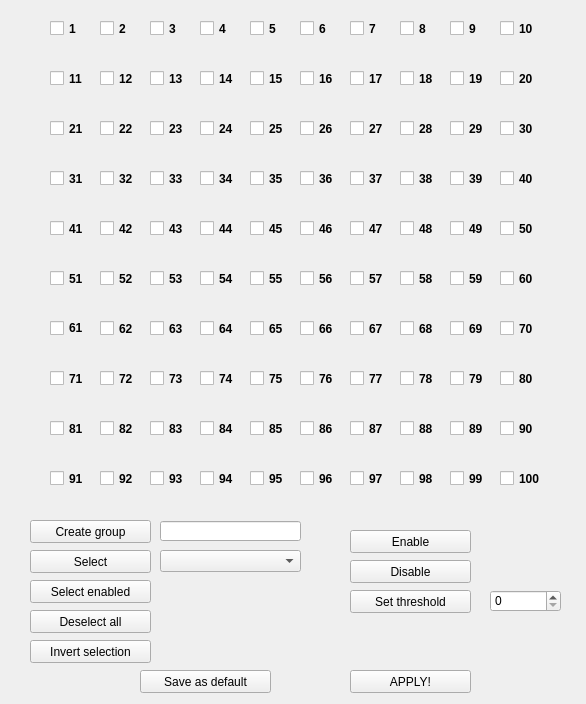
<?xml version="1.0" encoding="UTF-8"?>
<ui version="4.0">
 <class>Form</class>
 <widget class="QWidget" name="Form">
  <property name="geometry">
   <rect>
    <x>0</x>
    <y>0</y>
    <width>586</width>
    <height>704</height>
   </rect>
  </property>
  <property name="windowTitle">
   <string>Form</string>
  </property>
  <widget class="QCheckBox" name="check_cell_1">
   <property name="geometry">
    <rect>
     <x>50</x>
     <y>20</y>
     <width>41</width>
     <height>17</height>
    </rect>
   </property>
   <property name="palette">
    <palette>
     <active>
      <colorrole role="Text">
       <brush brushstyle="SolidPattern">
        <color alpha="255">
         <red>0</red>
         <green>0</green>
         <blue>0</blue>
        </color>
       </brush>
      </colorrole>
     </active>
     <inactive>
      <colorrole role="Text">
       <brush brushstyle="SolidPattern">
        <color alpha="255">
         <red>0</red>
         <green>0</green>
         <blue>0</blue>
        </color>
       </brush>
      </colorrole>
     </inactive>
     <disabled>
      <colorrole role="Text">
       <brush brushstyle="SolidPattern">
        <color alpha="255">
         <red>120</red>
         <green>120</green>
         <blue>120</blue>
        </color>
       </brush>
      </colorrole>
     </disabled>
    </palette>
   </property>
   <property name="font">
    <font>
     <family>MS Shell Dlg 2</family>
     <weight>75</weight>
     <bold>true</bold>
     <underline>false</underline>
     <strikeout>false</strikeout>
    </font>
   </property>
   <property name="autoFillBackground">
    <bool>false</bool>
   </property>
   <property name="text">
    <string>1</string>
   </property>
  </widget>
  <widget class="QCheckBox" name="check_cell_2">
   <property name="geometry">
    <rect>
     <x>100</x>
     <y>20</y>
     <width>41</width>
     <height>17</height>
    </rect>
   </property>
   <property name="font">
    <font>
     <weight>75</weight>
     <bold>true</bold>
    </font>
   </property>
   <property name="text">
    <string>2</string>
   </property>
  </widget>
  <widget class="QCheckBox" name="check_cell_3">
   <property name="geometry">
    <rect>
     <x>150</x>
     <y>20</y>
     <width>41</width>
     <height>17</height>
    </rect>
   </property>
   <property name="font">
    <font>
     <weight>75</weight>
     <bold>true</bold>
    </font>
   </property>
   <property name="text">
    <string>3</string>
   </property>
  </widget>
  <widget class="QCheckBox" name="check_cell_5">
   <property name="geometry">
    <rect>
     <x>250</x>
     <y>20</y>
     <width>41</width>
     <height>17</height>
    </rect>
   </property>
   <property name="font">
    <font>
     <weight>75</weight>
     <bold>true</bold>
    </font>
   </property>
   <property name="text">
    <string>5</string>
   </property>
  </widget>
  <widget class="QCheckBox" name="check_cell_4">
   <property name="geometry">
    <rect>
     <x>200</x>
     <y>20</y>
     <width>41</width>
     <height>17</height>
    </rect>
   </property>
   <property name="font">
    <font>
     <weight>75</weight>
     <bold>true</bold>
    </font>
   </property>
   <property name="text">
    <string>4</string>
   </property>
  </widget>
  <widget class="QCheckBox" name="check_cell_6">
   <property name="geometry">
    <rect>
     <x>300</x>
     <y>20</y>
     <width>41</width>
     <height>17</height>
    </rect>
   </property>
   <property name="font">
    <font>
     <weight>75</weight>
     <bold>true</bold>
    </font>
   </property>
   <property name="text">
    <string>6</string>
   </property>
  </widget>
  <widget class="QCheckBox" name="check_cell_7">
   <property name="geometry">
    <rect>
     <x>350</x>
     <y>20</y>
     <width>41</width>
     <height>17</height>
    </rect>
   </property>
   <property name="font">
    <font>
     <weight>75</weight>
     <bold>true</bold>
    </font>
   </property>
   <property name="text">
    <string>7</string>
   </property>
  </widget>
  <widget class="QCheckBox" name="check_cell_8">
   <property name="geometry">
    <rect>
     <x>400</x>
     <y>20</y>
     <width>41</width>
     <height>17</height>
    </rect>
   </property>
   <property name="font">
    <font>
     <weight>75</weight>
     <bold>true</bold>
    </font>
   </property>
   <property name="text">
    <string>8</string>
   </property>
  </widget>
  <widget class="QCheckBox" name="check_cell_9">
   <property name="geometry">
    <rect>
     <x>450</x>
     <y>20</y>
     <width>41</width>
     <height>17</height>
    </rect>
   </property>
   <property name="font">
    <font>
     <weight>75</weight>
     <bold>true</bold>
    </font>
   </property>
   <property name="text">
    <string>9</string>
   </property>
  </widget>
  <widget class="QCheckBox" name="check_cell_10">
   <property name="geometry">
    <rect>
     <x>500</x>
     <y>20</y>
     <width>41</width>
     <height>17</height>
    </rect>
   </property>
   <property name="font">
    <font>
     <weight>75</weight>
     <bold>true</bold>
    </font>
   </property>
   <property name="text">
    <string>10</string>
   </property>
  </widget>
  <widget class="QCheckBox" name="check_cell_11">
   <property name="geometry">
    <rect>
     <x>50</x>
     <y>70</y>
     <width>41</width>
     <height>17</height>
    </rect>
   </property>
   <property name="font">
    <font>
     <weight>75</weight>
     <bold>true</bold>
    </font>
   </property>
   <property name="text">
    <string>11</string>
   </property>
  </widget>
  <widget class="QCheckBox" name="check_cell_12">
   <property name="geometry">
    <rect>
     <x>100</x>
     <y>70</y>
     <width>41</width>
     <height>17</height>
    </rect>
   </property>
   <property name="font">
    <font>
     <weight>75</weight>
     <bold>true</bold>
    </font>
   </property>
   <property name="text">
    <string>12</string>
   </property>
  </widget>
  <widget class="QCheckBox" name="check_cell_13">
   <property name="geometry">
    <rect>
     <x>150</x>
     <y>70</y>
     <width>41</width>
     <height>17</height>
    </rect>
   </property>
   <property name="font">
    <font>
     <weight>75</weight>
     <bold>true</bold>
    </font>
   </property>
   <property name="text">
    <string>13</string>
   </property>
  </widget>
  <widget class="QCheckBox" name="check_cell_14">
   <property name="geometry">
    <rect>
     <x>200</x>
     <y>70</y>
     <width>41</width>
     <height>17</height>
    </rect>
   </property>
   <property name="font">
    <font>
     <weight>75</weight>
     <bold>true</bold>
    </font>
   </property>
   <property name="text">
    <string>14</string>
   </property>
  </widget>
  <widget class="QCheckBox" name="check_cell_15">
   <property name="geometry">
    <rect>
     <x>250</x>
     <y>70</y>
     <width>41</width>
     <height>17</height>
    </rect>
   </property>
   <property name="font">
    <font>
     <weight>75</weight>
     <bold>true</bold>
    </font>
   </property>
   <property name="text">
    <string>15</string>
   </property>
  </widget>
  <widget class="QCheckBox" name="check_cell_16">
   <property name="geometry">
    <rect>
     <x>300</x>
     <y>70</y>
     <width>41</width>
     <height>17</height>
    </rect>
   </property>
   <property name="font">
    <font>
     <weight>75</weight>
     <bold>true</bold>
    </font>
   </property>
   <property name="text">
    <string>16</string>
   </property>
  </widget>
  <widget class="QCheckBox" name="check_cell_17">
   <property name="geometry">
    <rect>
     <x>350</x>
     <y>70</y>
     <width>41</width>
     <height>17</height>
    </rect>
   </property>
   <property name="font">
    <font>
     <weight>75</weight>
     <bold>true</bold>
    </font>
   </property>
   <property name="text">
    <string>17</string>
   </property>
  </widget>
  <widget class="QCheckBox" name="check_cell_18">
   <property name="geometry">
    <rect>
     <x>400</x>
     <y>70</y>
     <width>41</width>
     <height>17</height>
    </rect>
   </property>
   <property name="font">
    <font>
     <weight>75</weight>
     <bold>true</bold>
    </font>
   </property>
   <property name="text">
    <string>18</string>
   </property>
  </widget>
  <widget class="QCheckBox" name="check_cell_19">
   <property name="geometry">
    <rect>
     <x>450</x>
     <y>70</y>
     <width>41</width>
     <height>17</height>
    </rect>
   </property>
   <property name="font">
    <font>
     <weight>75</weight>
     <bold>true</bold>
    </font>
   </property>
   <property name="text">
    <string>19</string>
   </property>
  </widget>
  <widget class="QCheckBox" name="check_cell_20">
   <property name="geometry">
    <rect>
     <x>500</x>
     <y>70</y>
     <width>41</width>
     <height>17</height>
    </rect>
   </property>
   <property name="font">
    <font>
     <weight>75</weight>
     <bold>true</bold>
    </font>
   </property>
   <property name="text">
    <string>20</string>
   </property>
  </widget>
  <widget class="QCheckBox" name="check_cell_21">
   <property name="geometry">
    <rect>
     <x>50</x>
     <y>120</y>
     <width>41</width>
     <height>17</height>
    </rect>
   </property>
   <property name="font">
    <font>
     <weight>75</weight>
     <bold>true</bold>
    </font>
   </property>
   <property name="text">
    <string>21</string>
   </property>
  </widget>
  <widget class="QCheckBox" name="check_cell_22">
   <property name="geometry">
    <rect>
     <x>100</x>
     <y>120</y>
     <width>41</width>
     <height>17</height>
    </rect>
   </property>
   <property name="font">
    <font>
     <weight>75</weight>
     <bold>true</bold>
    </font>
   </property>
   <property name="text">
    <string>22</string>
   </property>
  </widget>
  <widget class="QCheckBox" name="check_cell_23">
   <property name="geometry">
    <rect>
     <x>150</x>
     <y>120</y>
     <width>41</width>
     <height>17</height>
    </rect>
   </property>
   <property name="font">
    <font>
     <weight>75</weight>
     <bold>true</bold>
    </font>
   </property>
   <property name="text">
    <string>23</string>
   </property>
  </widget>
  <widget class="QCheckBox" name="check_cell_24">
   <property name="geometry">
    <rect>
     <x>200</x>
     <y>120</y>
     <width>41</width>
     <height>17</height>
    </rect>
   </property>
   <property name="font">
    <font>
     <weight>75</weight>
     <bold>true</bold>
    </font>
   </property>
   <property name="text">
    <string>24</string>
   </property>
  </widget>
  <widget class="QCheckBox" name="check_cell_25">
   <property name="geometry">
    <rect>
     <x>250</x>
     <y>120</y>
     <width>41</width>
     <height>17</height>
    </rect>
   </property>
   <property name="font">
    <font>
     <weight>75</weight>
     <bold>true</bold>
    </font>
   </property>
   <property name="text">
    <string>25</string>
   </property>
  </widget>
  <widget class="QCheckBox" name="check_cell_26">
   <property name="geometry">
    <rect>
     <x>300</x>
     <y>120</y>
     <width>41</width>
     <height>17</height>
    </rect>
   </property>
   <property name="font">
    <font>
     <weight>75</weight>
     <bold>true</bold>
    </font>
   </property>
   <property name="text">
    <string>26</string>
   </property>
  </widget>
  <widget class="QCheckBox" name="check_cell_27">
   <property name="geometry">
    <rect>
     <x>350</x>
     <y>120</y>
     <width>41</width>
     <height>17</height>
    </rect>
   </property>
   <property name="font">
    <font>
     <weight>75</weight>
     <bold>true</bold>
    </font>
   </property>
   <property name="text">
    <string>27</string>
   </property>
  </widget>
  <widget class="QCheckBox" name="check_cell_28">
   <property name="geometry">
    <rect>
     <x>400</x>
     <y>120</y>
     <width>41</width>
     <height>17</height>
    </rect>
   </property>
   <property name="font">
    <font>
     <weight>75</weight>
     <bold>true</bold>
    </font>
   </property>
   <property name="text">
    <string>28</string>
   </property>
  </widget>
  <widget class="QCheckBox" name="check_cell_29">
   <property name="geometry">
    <rect>
     <x>450</x>
     <y>120</y>
     <width>41</width>
     <height>17</height>
    </rect>
   </property>
   <property name="font">
    <font>
     <weight>75</weight>
     <bold>true</bold>
    </font>
   </property>
   <property name="text">
    <string>29</string>
   </property>
  </widget>
  <widget class="QCheckBox" name="check_cell_30">
   <property name="geometry">
    <rect>
     <x>500</x>
     <y>120</y>
     <width>41</width>
     <height>17</height>
    </rect>
   </property>
   <property name="font">
    <font>
     <weight>75</weight>
     <bold>true</bold>
    </font>
   </property>
   <property name="text">
    <string>30</string>
   </property>
  </widget>
  <widget class="QCheckBox" name="check_cell_31">
   <property name="geometry">
    <rect>
     <x>50</x>
     <y>170</y>
     <width>41</width>
     <height>17</height>
    </rect>
   </property>
   <property name="font">
    <font>
     <weight>75</weight>
     <bold>true</bold>
    </font>
   </property>
   <property name="text">
    <string>31</string>
   </property>
  </widget>
  <widget class="QCheckBox" name="check_cell_32">
   <property name="geometry">
    <rect>
     <x>100</x>
     <y>170</y>
     <width>41</width>
     <height>17</height>
    </rect>
   </property>
   <property name="font">
    <font>
     <weight>75</weight>
     <bold>true</bold>
    </font>
   </property>
   <property name="text">
    <string>32</string>
   </property>
  </widget>
  <widget class="QCheckBox" name="check_cell_33">
   <property name="geometry">
    <rect>
     <x>150</x>
     <y>170</y>
     <width>41</width>
     <height>17</height>
    </rect>
   </property>
   <property name="font">
    <font>
     <weight>75</weight>
     <bold>true</bold>
    </font>
   </property>
   <property name="text">
    <string>33</string>
   </property>
  </widget>
  <widget class="QCheckBox" name="check_cell_34">
   <property name="geometry">
    <rect>
     <x>200</x>
     <y>170</y>
     <width>41</width>
     <height>17</height>
    </rect>
   </property>
   <property name="font">
    <font>
     <weight>75</weight>
     <bold>true</bold>
    </font>
   </property>
   <property name="text">
    <string>34</string>
   </property>
  </widget>
  <widget class="QCheckBox" name="check_cell_35">
   <property name="geometry">
    <rect>
     <x>250</x>
     <y>170</y>
     <width>41</width>
     <height>17</height>
    </rect>
   </property>
   <property name="font">
    <font>
     <weight>75</weight>
     <bold>true</bold>
    </font>
   </property>
   <property name="text">
    <string>35</string>
   </property>
  </widget>
  <widget class="QCheckBox" name="check_cell_36">
   <property name="geometry">
    <rect>
     <x>300</x>
     <y>170</y>
     <width>41</width>
     <height>17</height>
    </rect>
   </property>
   <property name="font">
    <font>
     <weight>75</weight>
     <bold>true</bold>
    </font>
   </property>
   <property name="text">
    <string>36</string>
   </property>
  </widget>
  <widget class="QCheckBox" name="check_cell_37">
   <property name="geometry">
    <rect>
     <x>350</x>
     <y>170</y>
     <width>41</width>
     <height>17</height>
    </rect>
   </property>
   <property name="font">
    <font>
     <weight>75</weight>
     <bold>true</bold>
    </font>
   </property>
   <property name="text">
    <string>37</string>
   </property>
  </widget>
  <widget class="QCheckBox" name="check_cell_38">
   <property name="geometry">
    <rect>
     <x>400</x>
     <y>170</y>
     <width>41</width>
     <height>17</height>
    </rect>
   </property>
   <property name="font">
    <font>
     <weight>75</weight>
     <bold>true</bold>
    </font>
   </property>
   <property name="text">
    <string>38</string>
   </property>
  </widget>
  <widget class="QCheckBox" name="check_cell_39">
   <property name="geometry">
    <rect>
     <x>450</x>
     <y>170</y>
     <width>41</width>
     <height>17</height>
    </rect>
   </property>
   <property name="font">
    <font>
     <weight>75</weight>
     <bold>true</bold>
    </font>
   </property>
   <property name="text">
    <string>39</string>
   </property>
  </widget>
  <widget class="QCheckBox" name="check_cell_40">
   <property name="geometry">
    <rect>
     <x>500</x>
     <y>170</y>
     <width>41</width>
     <height>17</height>
    </rect>
   </property>
   <property name="font">
    <font>
     <weight>75</weight>
     <bold>true</bold>
    </font>
   </property>
   <property name="text">
    <string>40</string>
   </property>
  </widget>
  <widget class="QCheckBox" name="check_cell_41">
   <property name="geometry">
    <rect>
     <x>50</x>
     <y>220</y>
     <width>41</width>
     <height>17</height>
    </rect>
   </property>
   <property name="font">
    <font>
     <weight>75</weight>
     <bold>true</bold>
    </font>
   </property>
   <property name="text">
    <string>41</string>
   </property>
  </widget>
  <widget class="QCheckBox" name="check_cell_42">
   <property name="geometry">
    <rect>
     <x>100</x>
     <y>220</y>
     <width>41</width>
     <height>17</height>
    </rect>
   </property>
   <property name="font">
    <font>
     <weight>75</weight>
     <bold>true</bold>
    </font>
   </property>
   <property name="text">
    <string>42</string>
   </property>
  </widget>
  <widget class="QCheckBox" name="check_cell_43">
   <property name="geometry">
    <rect>
     <x>150</x>
     <y>220</y>
     <width>41</width>
     <height>17</height>
    </rect>
   </property>
   <property name="font">
    <font>
     <weight>75</weight>
     <bold>true</bold>
    </font>
   </property>
   <property name="text">
    <string>43</string>
   </property>
  </widget>
  <widget class="QCheckBox" name="check_cell_44">
   <property name="geometry">
    <rect>
     <x>200</x>
     <y>220</y>
     <width>41</width>
     <height>17</height>
    </rect>
   </property>
   <property name="font">
    <font>
     <weight>75</weight>
     <bold>true</bold>
    </font>
   </property>
   <property name="text">
    <string>44</string>
   </property>
  </widget>
  <widget class="QCheckBox" name="check_cell_45">
   <property name="geometry">
    <rect>
     <x>250</x>
     <y>220</y>
     <width>41</width>
     <height>17</height>
    </rect>
   </property>
   <property name="font">
    <font>
     <weight>75</weight>
     <bold>true</bold>
    </font>
   </property>
   <property name="text">
    <string>45</string>
   </property>
  </widget>
  <widget class="QCheckBox" name="check_cell_46">
   <property name="geometry">
    <rect>
     <x>300</x>
     <y>220</y>
     <width>41</width>
     <height>17</height>
    </rect>
   </property>
   <property name="font">
    <font>
     <weight>75</weight>
     <bold>true</bold>
    </font>
   </property>
   <property name="text">
    <string>46</string>
   </property>
  </widget>
  <widget class="QCheckBox" name="check_cell_47">
   <property name="geometry">
    <rect>
     <x>350</x>
     <y>220</y>
     <width>41</width>
     <height>17</height>
    </rect>
   </property>
   <property name="font">
    <font>
     <weight>75</weight>
     <bold>true</bold>
    </font>
   </property>
   <property name="text">
    <string>47</string>
   </property>
  </widget>
  <widget class="QCheckBox" name="check_cell_48">
   <property name="geometry">
    <rect>
     <x>400</x>
     <y>220</y>
     <width>41</width>
     <height>17</height>
    </rect>
   </property>
   <property name="font">
    <font>
     <weight>75</weight>
     <bold>true</bold>
    </font>
   </property>
   <property name="text">
    <string>48</string>
   </property>
  </widget>
  <widget class="QCheckBox" name="check_cell_49">
   <property name="geometry">
    <rect>
     <x>450</x>
     <y>220</y>
     <width>41</width>
     <height>17</height>
    </rect>
   </property>
   <property name="font">
    <font>
     <weight>75</weight>
     <bold>true</bold>
    </font>
   </property>
   <property name="text">
    <string>49</string>
   </property>
  </widget>
  <widget class="QCheckBox" name="check_cell_50">
   <property name="geometry">
    <rect>
     <x>500</x>
     <y>220</y>
     <width>41</width>
     <height>17</height>
    </rect>
   </property>
   <property name="font">
    <font>
     <weight>75</weight>
     <bold>true</bold>
    </font>
   </property>
   <property name="text">
    <string>50</string>
   </property>
  </widget>
  <widget class="QCheckBox" name="check_cell_51">
   <property name="geometry">
    <rect>
     <x>50</x>
     <y>270</y>
     <width>41</width>
     <height>17</height>
    </rect>
   </property>
   <property name="font">
    <font>
     <weight>75</weight>
     <bold>true</bold>
    </font>
   </property>
   <property name="text">
    <string>51</string>
   </property>
  </widget>
  <widget class="QCheckBox" name="check_cell_52">
   <property name="geometry">
    <rect>
     <x>100</x>
     <y>270</y>
     <width>41</width>
     <height>17</height>
    </rect>
   </property>
   <property name="font">
    <font>
     <weight>75</weight>
     <bold>true</bold>
    </font>
   </property>
   <property name="text">
    <string>52</string>
   </property>
  </widget>
  <widget class="QCheckBox" name="check_cell_53">
   <property name="geometry">
    <rect>
     <x>150</x>
     <y>270</y>
     <width>41</width>
     <height>17</height>
    </rect>
   </property>
   <property name="font">
    <font>
     <weight>75</weight>
     <bold>true</bold>
    </font>
   </property>
   <property name="text">
    <string>53</string>
   </property>
  </widget>
  <widget class="QCheckBox" name="check_cell_54">
   <property name="geometry">
    <rect>
     <x>200</x>
     <y>270</y>
     <width>41</width>
     <height>17</height>
    </rect>
   </property>
   <property name="font">
    <font>
     <weight>75</weight>
     <bold>true</bold>
    </font>
   </property>
   <property name="text">
    <string>54</string>
   </property>
  </widget>
  <widget class="QCheckBox" name="check_cell_55">
   <property name="geometry">
    <rect>
     <x>250</x>
     <y>270</y>
     <width>41</width>
     <height>17</height>
    </rect>
   </property>
   <property name="font">
    <font>
     <weight>75</weight>
     <bold>true</bold>
    </font>
   </property>
   <property name="text">
    <string>55</string>
   </property>
  </widget>
  <widget class="QCheckBox" name="check_cell_56">
   <property name="geometry">
    <rect>
     <x>300</x>
     <y>270</y>
     <width>41</width>
     <height>17</height>
    </rect>
   </property>
   <property name="font">
    <font>
     <weight>75</weight>
     <bold>true</bold>
    </font>
   </property>
   <property name="text">
    <string>56</string>
   </property>
  </widget>
  <widget class="QCheckBox" name="check_cell_57">
   <property name="geometry">
    <rect>
     <x>350</x>
     <y>270</y>
     <width>41</width>
     <height>17</height>
    </rect>
   </property>
   <property name="font">
    <font>
     <weight>75</weight>
     <bold>true</bold>
    </font>
   </property>
   <property name="text">
    <string>57</string>
   </property>
  </widget>
  <widget class="QCheckBox" name="check_cell_58">
   <property name="geometry">
    <rect>
     <x>400</x>
     <y>270</y>
     <width>41</width>
     <height>17</height>
    </rect>
   </property>
   <property name="font">
    <font>
     <weight>75</weight>
     <bold>true</bold>
    </font>
   </property>
   <property name="text">
    <string>58</string>
   </property>
  </widget>
  <widget class="QCheckBox" name="check_cell_59">
   <property name="geometry">
    <rect>
     <x>450</x>
     <y>270</y>
     <width>41</width>
     <height>17</height>
    </rect>
   </property>
   <property name="font">
    <font>
     <weight>75</weight>
     <bold>true</bold>
    </font>
   </property>
   <property name="text">
    <string>59</string>
   </property>
  </widget>
  <widget class="QCheckBox" name="check_cell_60">
   <property name="geometry">
    <rect>
     <x>500</x>
     <y>270</y>
     <width>41</width>
     <height>17</height>
    </rect>
   </property>
   <property name="font">
    <font>
     <weight>75</weight>
     <bold>true</bold>
    </font>
   </property>
   <property name="text">
    <string>60</string>
   </property>
  </widget>
  <widget class="QCheckBox" name="check_cell_61">
   <property name="geometry">
    <rect>
     <x>50</x>
     <y>320</y>
     <width>41</width>
     <height>16</height>
    </rect>
   </property>
   <property name="font">
    <font>
     <weight>75</weight>
     <bold>true</bold>
    </font>
   </property>
   <property name="text">
    <string>61</string>
   </property>
  </widget>
  <widget class="QCheckBox" name="check_cell_62">
   <property name="geometry">
    <rect>
     <x>100</x>
     <y>320</y>
     <width>41</width>
     <height>17</height>
    </rect>
   </property>
   <property name="font">
    <font>
     <weight>75</weight>
     <bold>true</bold>
    </font>
   </property>
   <property name="text">
    <string>62</string>
   </property>
  </widget>
  <widget class="QCheckBox" name="check_cell_63">
   <property name="geometry">
    <rect>
     <x>150</x>
     <y>320</y>
     <width>41</width>
     <height>17</height>
    </rect>
   </property>
   <property name="font">
    <font>
     <weight>75</weight>
     <bold>true</bold>
    </font>
   </property>
   <property name="text">
    <string>63</string>
   </property>
  </widget>
  <widget class="QCheckBox" name="check_cell_64">
   <property name="geometry">
    <rect>
     <x>200</x>
     <y>320</y>
     <width>41</width>
     <height>17</height>
    </rect>
   </property>
   <property name="font">
    <font>
     <weight>75</weight>
     <bold>true</bold>
    </font>
   </property>
   <property name="text">
    <string>64</string>
   </property>
  </widget>
  <widget class="QCheckBox" name="check_cell_65">
   <property name="geometry">
    <rect>
     <x>250</x>
     <y>320</y>
     <width>41</width>
     <height>17</height>
    </rect>
   </property>
   <property name="font">
    <font>
     <weight>75</weight>
     <bold>true</bold>
    </font>
   </property>
   <property name="text">
    <string>65</string>
   </property>
  </widget>
  <widget class="QCheckBox" name="check_cell_66">
   <property name="geometry">
    <rect>
     <x>300</x>
     <y>320</y>
     <width>41</width>
     <height>17</height>
    </rect>
   </property>
   <property name="font">
    <font>
     <weight>75</weight>
     <bold>true</bold>
    </font>
   </property>
   <property name="text">
    <string>66</string>
   </property>
  </widget>
  <widget class="QCheckBox" name="check_cell_67">
   <property name="geometry">
    <rect>
     <x>350</x>
     <y>320</y>
     <width>41</width>
     <height>17</height>
    </rect>
   </property>
   <property name="font">
    <font>
     <weight>75</weight>
     <bold>true</bold>
    </font>
   </property>
   <property name="text">
    <string>67</string>
   </property>
  </widget>
  <widget class="QCheckBox" name="check_cell_68">
   <property name="geometry">
    <rect>
     <x>400</x>
     <y>320</y>
     <width>41</width>
     <height>17</height>
    </rect>
   </property>
   <property name="font">
    <font>
     <weight>75</weight>
     <bold>true</bold>
    </font>
   </property>
   <property name="text">
    <string>68</string>
   </property>
  </widget>
  <widget class="QCheckBox" name="check_cell_69">
   <property name="geometry">
    <rect>
     <x>450</x>
     <y>320</y>
     <width>41</width>
     <height>17</height>
    </rect>
   </property>
   <property name="font">
    <font>
     <weight>75</weight>
     <bold>true</bold>
    </font>
   </property>
   <property name="text">
    <string>69</string>
   </property>
  </widget>
  <widget class="QCheckBox" name="check_cell_70">
   <property name="geometry">
    <rect>
     <x>500</x>
     <y>320</y>
     <width>41</width>
     <height>17</height>
    </rect>
   </property>
   <property name="font">
    <font>
     <weight>75</weight>
     <bold>true</bold>
    </font>
   </property>
   <property name="text">
    <string>70</string>
   </property>
  </widget>
  <widget class="QCheckBox" name="check_cell_71">
   <property name="geometry">
    <rect>
     <x>50</x>
     <y>370</y>
     <width>41</width>
     <height>17</height>
    </rect>
   </property>
   <property name="font">
    <font>
     <weight>75</weight>
     <bold>true</bold>
    </font>
   </property>
   <property name="text">
    <string>71</string>
   </property>
  </widget>
  <widget class="QCheckBox" name="check_cell_72">
   <property name="geometry">
    <rect>
     <x>100</x>
     <y>370</y>
     <width>41</width>
     <height>17</height>
    </rect>
   </property>
   <property name="font">
    <font>
     <weight>75</weight>
     <bold>true</bold>
    </font>
   </property>
   <property name="text">
    <string>72</string>
   </property>
  </widget>
  <widget class="QCheckBox" name="check_cell_73">
   <property name="geometry">
    <rect>
     <x>150</x>
     <y>370</y>
     <width>41</width>
     <height>17</height>
    </rect>
   </property>
   <property name="font">
    <font>
     <weight>75</weight>
     <bold>true</bold>
    </font>
   </property>
   <property name="text">
    <string>73</string>
   </property>
  </widget>
  <widget class="QCheckBox" name="check_cell_74">
   <property name="geometry">
    <rect>
     <x>200</x>
     <y>370</y>
     <width>41</width>
     <height>17</height>
    </rect>
   </property>
   <property name="font">
    <font>
     <weight>75</weight>
     <bold>true</bold>
    </font>
   </property>
   <property name="text">
    <string>74</string>
   </property>
  </widget>
  <widget class="QCheckBox" name="check_cell_75">
   <property name="geometry">
    <rect>
     <x>250</x>
     <y>370</y>
     <width>41</width>
     <height>17</height>
    </rect>
   </property>
   <property name="font">
    <font>
     <weight>75</weight>
     <bold>true</bold>
    </font>
   </property>
   <property name="text">
    <string>75</string>
   </property>
  </widget>
  <widget class="QCheckBox" name="check_cell_76">
   <property name="geometry">
    <rect>
     <x>300</x>
     <y>370</y>
     <width>41</width>
     <height>17</height>
    </rect>
   </property>
   <property name="font">
    <font>
     <weight>75</weight>
     <bold>true</bold>
    </font>
   </property>
   <property name="text">
    <string>76</string>
   </property>
  </widget>
  <widget class="QPushButton" name="pB_Disable">
   <property name="geometry">
    <rect>
     <x>350</x>
     <y>560</y>
     <width>121</width>
     <height>23</height>
    </rect>
   </property>
   <property name="text">
    <string>Disable</string>
   </property>
  </widget>
  <widget class="QPushButton" name="pB_Enable">
   <property name="geometry">
    <rect>
     <x>350</x>
     <y>530</y>
     <width>121</width>
     <height>23</height>
    </rect>
   </property>
   <property name="text">
    <string>Enable</string>
   </property>
  </widget>
  <widget class="QPushButton" name="pB_SetThreshold">
   <property name="geometry">
    <rect>
     <x>350</x>
     <y>590</y>
     <width>121</width>
     <height>23</height>
    </rect>
   </property>
   <property name="text">
    <string>Set threshold</string>
   </property>
  </widget>
  <widget class="QPushButton" name="pB_Select">
   <property name="geometry">
    <rect>
     <x>30</x>
     <y>550</y>
     <width>121</width>
     <height>23</height>
    </rect>
   </property>
   <property name="text">
    <string>Select</string>
   </property>
  </widget>
  <widget class="QPushButton" name="pB_SelectEnabled">
   <property name="geometry">
    <rect>
     <x>30</x>
     <y>580</y>
     <width>121</width>
     <height>23</height>
    </rect>
   </property>
   <property name="text">
    <string>Select enabled</string>
   </property>
  </widget>
  <widget class="QSpinBox" name="spinB_threshold">
   <property name="geometry">
    <rect>
     <x>490</x>
     <y>590</y>
     <width>71</width>
     <height>22</height>
    </rect>
   </property>
   <property name="maximum">
    <number>16383</number>
   </property>
  </widget>
  <widget class="QLineEdit" name="lineEdit">
   <property name="geometry">
    <rect>
     <x>160</x>
     <y>521</y>
     <width>141</width>
     <height>20</height>
    </rect>
   </property>
  </widget>
  <widget class="QPushButton" name="pB_CreateGroup">
   <property name="geometry">
    <rect>
     <x>30</x>
     <y>520</y>
     <width>121</width>
     <height>23</height>
    </rect>
   </property>
   <property name="text">
    <string>Create group</string>
   </property>
  </widget>
  <widget class="QComboBox" name="combo_CellGroup">
   <property name="geometry">
    <rect>
     <x>160</x>
     <y>550</y>
     <width>141</width>
     <height>22</height>
    </rect>
   </property>
   <property name="editable">
    <bool>false</bool>
   </property>
   <property name="currentText">
    <string/>
   </property>
  </widget>
  <widget class="QPushButton" name="pB_Invert">
   <property name="geometry">
    <rect>
     <x>30</x>
     <y>640</y>
     <width>121</width>
     <height>23</height>
    </rect>
   </property>
   <property name="text">
    <string>Invert selection</string>
   </property>
  </widget>
  <widget class="QPushButton" name="pB_Validate">
   <property name="geometry">
    <rect>
     <x>350</x>
     <y>670</y>
     <width>121</width>
     <height>23</height>
    </rect>
   </property>
   <property name="text">
    <string>APPLY!</string>
   </property>
  </widget>
  <widget class="QCheckBox" name="check_cell_77">
   <property name="geometry">
    <rect>
     <x>350</x>
     <y>370</y>
     <width>41</width>
     <height>17</height>
    </rect>
   </property>
   <property name="font">
    <font>
     <weight>75</weight>
     <bold>true</bold>
    </font>
   </property>
   <property name="text">
    <string>77</string>
   </property>
  </widget>
  <widget class="QCheckBox" name="check_cell_78">
   <property name="geometry">
    <rect>
     <x>400</x>
     <y>370</y>
     <width>41</width>
     <height>17</height>
    </rect>
   </property>
   <property name="font">
    <font>
     <weight>75</weight>
     <bold>true</bold>
    </font>
   </property>
   <property name="text">
    <string>78</string>
   </property>
  </widget>
  <widget class="QCheckBox" name="check_cell_79">
   <property name="geometry">
    <rect>
     <x>450</x>
     <y>370</y>
     <width>41</width>
     <height>17</height>
    </rect>
   </property>
   <property name="font">
    <font>
     <weight>75</weight>
     <bold>true</bold>
    </font>
   </property>
   <property name="text">
    <string>79</string>
   </property>
  </widget>
  <widget class="QCheckBox" name="check_cell_80">
   <property name="geometry">
    <rect>
     <x>500</x>
     <y>370</y>
     <width>41</width>
     <height>17</height>
    </rect>
   </property>
   <property name="font">
    <font>
     <weight>75</weight>
     <bold>true</bold>
    </font>
   </property>
   <property name="text">
    <string>80</string>
   </property>
  </widget>
  <widget class="QCheckBox" name="check_cell_81">
   <property name="geometry">
    <rect>
     <x>50</x>
     <y>420</y>
     <width>41</width>
     <height>17</height>
    </rect>
   </property>
   <property name="font">
    <font>
     <weight>75</weight>
     <bold>true</bold>
    </font>
   </property>
   <property name="text">
    <string>81</string>
   </property>
  </widget>
  <widget class="QCheckBox" name="check_cell_82">
   <property name="geometry">
    <rect>
     <x>100</x>
     <y>420</y>
     <width>41</width>
     <height>17</height>
    </rect>
   </property>
   <property name="font">
    <font>
     <weight>75</weight>
     <bold>true</bold>
    </font>
   </property>
   <property name="text">
    <string>82</string>
   </property>
  </widget>
  <widget class="QCheckBox" name="check_cell_83">
   <property name="geometry">
    <rect>
     <x>150</x>
     <y>420</y>
     <width>41</width>
     <height>17</height>
    </rect>
   </property>
   <property name="font">
    <font>
     <weight>75</weight>
     <bold>true</bold>
    </font>
   </property>
   <property name="text">
    <string>83</string>
   </property>
  </widget>
  <widget class="QCheckBox" name="check_cell_84">
   <property name="geometry">
    <rect>
     <x>200</x>
     <y>420</y>
     <width>41</width>
     <height>17</height>
    </rect>
   </property>
   <property name="font">
    <font>
     <weight>75</weight>
     <bold>true</bold>
    </font>
   </property>
   <property name="text">
    <string>84</string>
   </property>
  </widget>
  <widget class="QCheckBox" name="check_cell_85">
   <property name="geometry">
    <rect>
     <x>250</x>
     <y>420</y>
     <width>41</width>
     <height>17</height>
    </rect>
   </property>
   <property name="font">
    <font>
     <weight>75</weight>
     <bold>true</bold>
    </font>
   </property>
   <property name="text">
    <string>85</string>
   </property>
  </widget>
  <widget class="QCheckBox" name="check_cell_86">
   <property name="geometry">
    <rect>
     <x>300</x>
     <y>420</y>
     <width>41</width>
     <height>17</height>
    </rect>
   </property>
   <property name="font">
    <font>
     <weight>75</weight>
     <bold>true</bold>
    </font>
   </property>
   <property name="text">
    <string>86</string>
   </property>
  </widget>
  <widget class="QCheckBox" name="check_cell_87">
   <property name="geometry">
    <rect>
     <x>350</x>
     <y>420</y>
     <width>41</width>
     <height>17</height>
    </rect>
   </property>
   <property name="font">
    <font>
     <weight>75</weight>
     <bold>true</bold>
    </font>
   </property>
   <property name="text">
    <string>87</string>
   </property>
  </widget>
  <widget class="QCheckBox" name="check_cell_88">
   <property name="geometry">
    <rect>
     <x>400</x>
     <y>420</y>
     <width>41</width>
     <height>17</height>
    </rect>
   </property>
   <property name="font">
    <font>
     <weight>75</weight>
     <bold>true</bold>
    </font>
   </property>
   <property name="text">
    <string>88</string>
   </property>
  </widget>
  <widget class="QCheckBox" name="check_cell_89">
   <property name="geometry">
    <rect>
     <x>450</x>
     <y>420</y>
     <width>41</width>
     <height>17</height>
    </rect>
   </property>
   <property name="font">
    <font>
     <weight>75</weight>
     <bold>true</bold>
    </font>
   </property>
   <property name="text">
    <string>89</string>
   </property>
  </widget>
  <widget class="QCheckBox" name="check_cell_90">
   <property name="geometry">
    <rect>
     <x>500</x>
     <y>420</y>
     <width>41</width>
     <height>17</height>
    </rect>
   </property>
   <property name="font">
    <font>
     <weight>75</weight>
     <bold>true</bold>
    </font>
   </property>
   <property name="text">
    <string>90</string>
   </property>
  </widget>
  <widget class="QCheckBox" name="check_cell_91">
   <property name="geometry">
    <rect>
     <x>50</x>
     <y>470</y>
     <width>41</width>
     <height>17</height>
    </rect>
   </property>
   <property name="font">
    <font>
     <weight>75</weight>
     <bold>true</bold>
    </font>
   </property>
   <property name="text">
    <string>91</string>
   </property>
  </widget>
  <widget class="QCheckBox" name="check_cell_92">
   <property name="geometry">
    <rect>
     <x>100</x>
     <y>470</y>
     <width>41</width>
     <height>17</height>
    </rect>
   </property>
   <property name="font">
    <font>
     <weight>75</weight>
     <bold>true</bold>
    </font>
   </property>
   <property name="text">
    <string>92</string>
   </property>
  </widget>
  <widget class="QCheckBox" name="check_cell_93">
   <property name="geometry">
    <rect>
     <x>150</x>
     <y>470</y>
     <width>41</width>
     <height>17</height>
    </rect>
   </property>
   <property name="font">
    <font>
     <weight>75</weight>
     <bold>true</bold>
    </font>
   </property>
   <property name="text">
    <string>93</string>
   </property>
  </widget>
  <widget class="QCheckBox" name="check_cell_94">
   <property name="geometry">
    <rect>
     <x>200</x>
     <y>470</y>
     <width>41</width>
     <height>17</height>
    </rect>
   </property>
   <property name="font">
    <font>
     <weight>75</weight>
     <bold>true</bold>
    </font>
   </property>
   <property name="text">
    <string>94</string>
   </property>
  </widget>
  <widget class="QCheckBox" name="check_cell_95">
   <property name="geometry">
    <rect>
     <x>250</x>
     <y>470</y>
     <width>41</width>
     <height>17</height>
    </rect>
   </property>
   <property name="font">
    <font>
     <weight>75</weight>
     <bold>true</bold>
    </font>
   </property>
   <property name="text">
    <string>95</string>
   </property>
  </widget>
  <widget class="QCheckBox" name="check_cell_96">
   <property name="geometry">
    <rect>
     <x>300</x>
     <y>470</y>
     <width>41</width>
     <height>17</height>
    </rect>
   </property>
   <property name="font">
    <font>
     <weight>75</weight>
     <bold>true</bold>
    </font>
   </property>
   <property name="text">
    <string>96</string>
   </property>
  </widget>
  <widget class="QCheckBox" name="check_cell_97">
   <property name="geometry">
    <rect>
     <x>350</x>
     <y>470</y>
     <width>41</width>
     <height>17</height>
    </rect>
   </property>
   <property name="font">
    <font>
     <weight>75</weight>
     <bold>true</bold>
    </font>
   </property>
   <property name="text">
    <string>97</string>
   </property>
  </widget>
  <widget class="QCheckBox" name="check_cell_98">
   <property name="geometry">
    <rect>
     <x>400</x>
     <y>470</y>
     <width>41</width>
     <height>17</height>
    </rect>
   </property>
   <property name="font">
    <font>
     <weight>75</weight>
     <bold>true</bold>
    </font>
   </property>
   <property name="text">
    <string>98</string>
   </property>
  </widget>
  <widget class="QCheckBox" name="check_cell_99">
   <property name="geometry">
    <rect>
     <x>450</x>
     <y>470</y>
     <width>41</width>
     <height>17</height>
    </rect>
   </property>
   <property name="font">
    <font>
     <weight>75</weight>
     <bold>true</bold>
    </font>
   </property>
   <property name="text">
    <string>99</string>
   </property>
  </widget>
  <widget class="QCheckBox" name="check_cell_100">
   <property name="geometry">
    <rect>
     <x>500</x>
     <y>470</y>
     <width>41</width>
     <height>17</height>
    </rect>
   </property>
   <property name="font">
    <font>
     <weight>75</weight>
     <bold>true</bold>
    </font>
   </property>
   <property name="text">
    <string>100</string>
   </property>
  </widget>
  <widget class="QPushButton" name="pB_SetAsDefault">
   <property name="geometry">
    <rect>
     <x>140</x>
     <y>670</y>
     <width>131</width>
     <height>23</height>
    </rect>
   </property>
   <property name="text">
    <string>Save as default</string>
   </property>
  </widget>
  <widget class="QPushButton" name="pB_DeselectAll">
   <property name="geometry">
    <rect>
     <x>30</x>
     <y>610</y>
     <width>121</width>
     <height>23</height>
    </rect>
   </property>
   <property name="text">
    <string>Deselect all</string>
   </property>
  </widget>
 </widget>
 <resources/>
 <connections/>
</ui>
